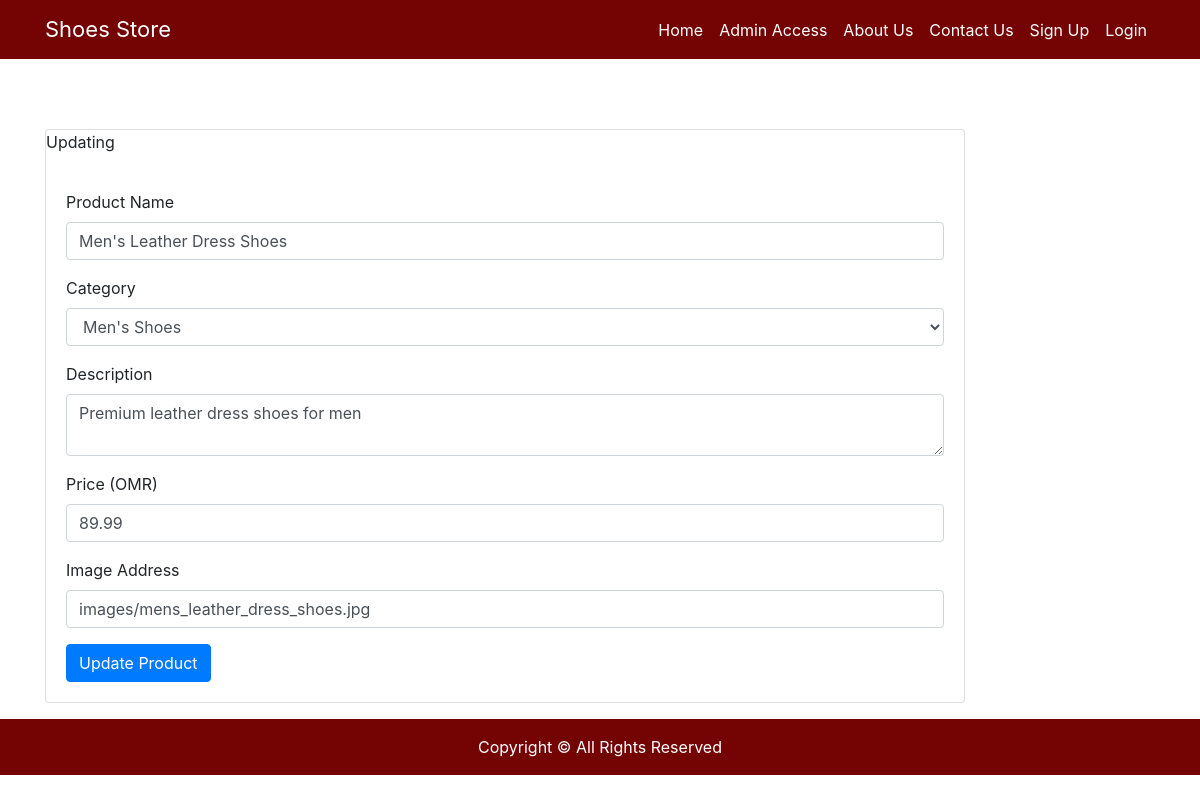
The page /edit.php?id=1 on the database its author committed.
### tables this page shows
CREATE TABLE Product (
  product_id INT PRIMARY KEY AUTO_INCREMENT,
  category_id INT,
  name VARCHAR(100) NOT NULL,
  description TEXT NOT NULL,
  price DECIMAL(10, 2) NOT NULL,
  image VARCHAR(200) NOT NULL,
  FOREIGN KEY (category_id) REFERENCES Category(category_id)
);

### edit.php (the view, shortened to what this page needs)
<!DOCTYPE html>
<html lang="en">
<head>
  <link rel="stylesheet" href="https://cdnjs.cloudflare.com/ajax/libs/font-awesome/6.4.0/css/all.min.css" />
  <link rel="stylesheet" href="https://maxcdn.bootstrapcdn.com/bootstrap/4.0.0/css/bootstrap.min.css">
</head>
<body>
<?php
  include 'navbar.php';
?>
  <div class="container" style="margin-top:70px">
    <div class="row">
  <div class="col-sm-10">
<div class="card mb-3">
  <p class="card-text">Updating</p>
  <div class="card-body">
  <?php
include_once('dbconnect.php');
$product_id = $_GET['id'];
$stmt = $conn->prepare("SELECT * FROM Product WHERE product_id = :product_id");
$stmt->bindParam(':product_id', $product_id);
$stmt->execute();
$product = $stmt->fetch(PDO::FETCH_ASSOC);
$categoriesStmt = $conn->prepare("SELECT * FROM Category");
$categoriesStmt->execute();
$categories = $categoriesStmt->fetchAll(PDO::FETCH_ASSOC);
?>
<form action="updateProduct.php" method="post">
  <div class="form-group">
    <label for="name">Product Name</label>
    <input type="text" class="form-control" id="name" name="name" value="<?php echo $product['name']; ?>" required>
  </div>
  <div class="form-group">
    <label for="category">Category</label>
    <select class="form-control" id="category" name="category" required>
      <?php
      foreach ($categories as $category) {
        $selected = ($category['category_id'] == $product['category_id']) ? 'selected' : '';
        echo '<option value="' . $category['category_id'] . '" ' . $selected . '>' . $category['name'] . '</option>';
      }
      ?>
    </select>
  </div>
  <div class="form-group">
    <label for="description">Description</label>
    <textarea class="form-control" id="description" name="description" required><?php echo $product['description']; ?></textarea>
  </div>
  <div class="form-group">
    <label for="price">Price (OMR)</label>
    <input type="number" class="form-control" id="price" name="price" step="0.01" value="<?php echo $product['price']; ?>" required>
  </div>
  <div class="form-group">
    <label for="image">Image Address</label>
    <input type="text" class="form-control" id="image" name="image" value="<?php echo $product['image']; ?>" required>
  </div>
  <button type="submit" class="btn btn-primary">Update Product</button>
</form>
</div>
</div>
  </div></div></div>
  <?php include 'footer.php' ?>
</body>
</html>

### rows shown on the page
product: name "Men's Leather Dress Shoes", description "Premium leather dress shoes for men", price "89.99", image "images/mens_leather_dress_shoes.jpg"

### other values the page prints
form field category "Men's Shoes"
